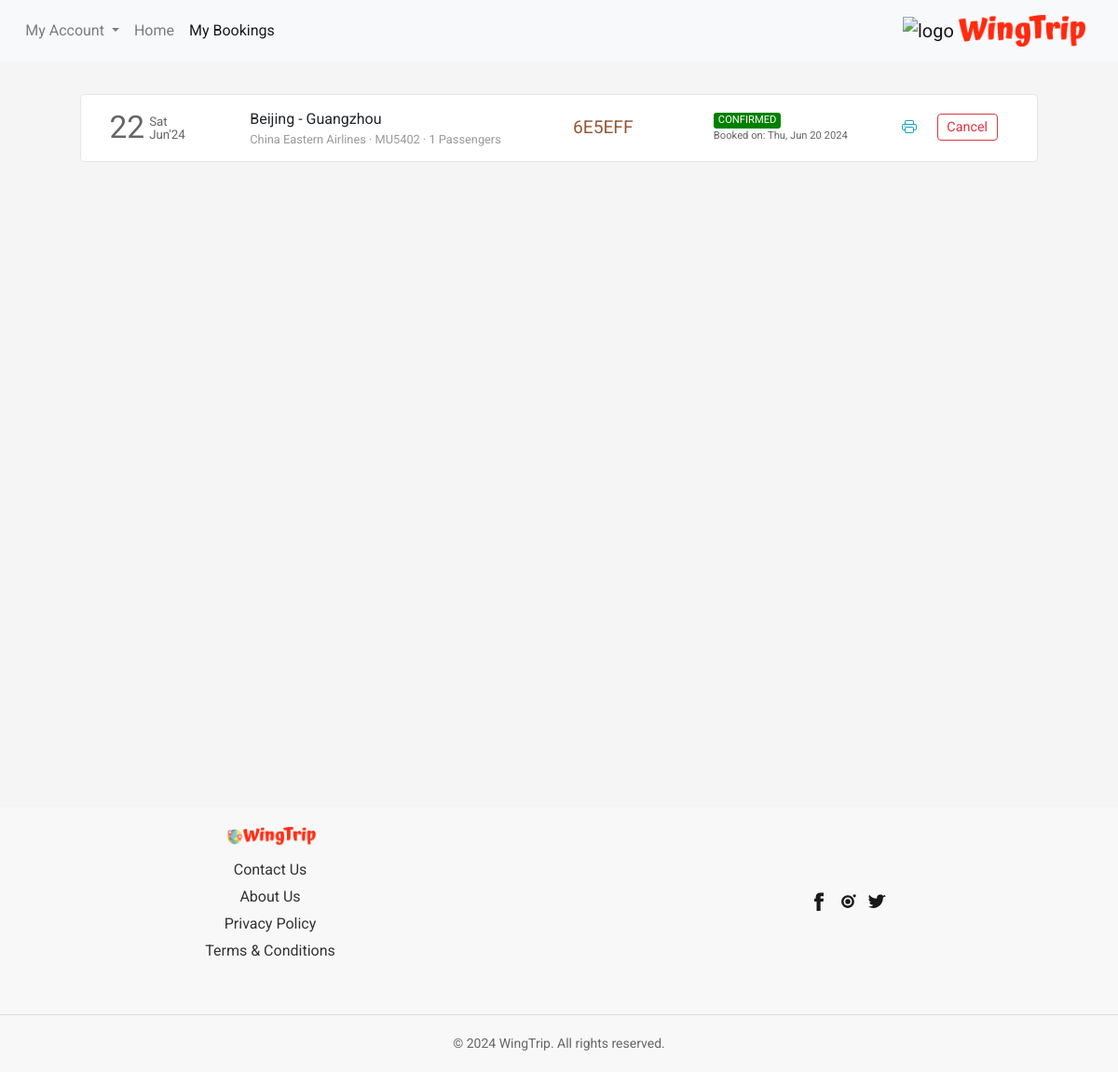
The app's page /flight/bookings (signed in) with its own data.
### flight/models.py (models this page shows, shortened)
class Ticket(models.Model):
    user = models.ForeignKey(User,on_delete=models.CASCADE,related_name="bookings", blank=True, null=True)
    ref_no = models.CharField(max_length=6, unique=True)
    passengers = models.ManyToManyField(Passenger, related_name="flight_tickets")
    flight = models.ForeignKey(Flight, on_delete=models.CASCADE, related_name="tickets", blank=True, null=True)
    flight_ddate = models.DateField(blank=True, null=True)
    flight_adate = models.DateField(blank=True, null=True)
    flight_fare = models.FloatField(blank=True,null=True)
    other_charges = models.FloatField(blank=True,null=True)
    coupon_used = models.CharField(max_length=15,blank=True)
    coupon_discount = models.FloatField(default=0.0)
    total_fare = models.FloatField(blank=True, null=True)
    seat_class = models.CharField(max_length=20, choices=SEAT_CLASS)
    booking_date = models.DateTimeField(default=datetime.now)
    mobile = models.CharField(max_length=20,blank=True)
    email = models.EmailField(max_length=45, blank=True)
    status = models.CharField(max_length=45, choices=TICKET_STATUS)

class Flight(models.Model):
    origin = models.ForeignKey(Place, on_delete=models.CASCADE, related_name="departures")
    destination = models.ForeignKey(Place, on_delete=models.CASCADE, related_name="arrivals")
    depart_time = models.TimeField(auto_now=False, auto_now_add=False)
    depart_day = models.ManyToManyField(Week, related_name="flights_of_the_day")
    duration = models.DurationField(null=True)
    arrival_time = models.TimeField(auto_now=False, auto_now_add=False)
    plane = models.CharField(max_length=24)
    airline = models.CharField(max_length=64)
    economy_fare = models.FloatField(null=True)
    business_fare = models.FloatField(null=True)
    first_fare = models.FloatField(null=True)

class Place(models.Model):
    city = models.CharField(max_length=64)
    airport = models.CharField(max_length=64)
    code = models.CharField(max_length=3)
    country = models.CharField(max_length=64)

### flight/views.py (the view)
# urls.py: path('flight/bookings', views.bookings, name="bookings"),
def bookings(request):
    if request.user.is_authenticated:
        tickets = Ticket.objects.filter(user=request.user).order_by('-booking_date')
        return render(request, 'flight/bookings.html', {
            'page': 'bookings',
            'tickets': tickets
        })
    else:
        return HttpResponseRedirect(reverse('login'))

### flight/templates/flight/bookings.html (shortened to what this page needs)
{% extends 'flight/layout.html' %}
{% load static %}
{% block head %}
    <link rel="stylesheet" href="{% static 'css/bookings_style.css' %}">
{% endblock head %}
{% block body %}
    <section class="section section1">
        <div class="container">
            {% if tickets %}
                {% for ticket in tickets %}
                    <div class="row each-booking-div" id="{{ticket.ref_no}}">
                        <div class="col-2" style="display: flex;">
                            <div style="display: flex; color: #666666; margin-top: auto;">
                                <div>
                                    <span style="font-size: 2.1em;">{{ticket.flight_ddate | date:"d"}}</span>
                                </div>
                                <div style="font-size: smaller; display: flex; margin: auto 0; padding-left: 5px; line-height: 1em;">
                                    <div style="margin: auto;">
                                        <div style="margin-bottom: 1px;">{{ticket.flight_ddate | date:"D"}}</div>
                                        <div style="margin-top: 1px;">{{ticket.flight_ddate | date:"M'y"}}</div>
                                    </div>
                                </div>
                            </div>
                        </div>
                        <div class="col-4 middle-div">
                            <div style="width:100%">
                                <div class="row places-div" style=" display: flex;">
                                    <div style="max-width: 45%;">{{ticket.flight.origin.city}}</div>
                                    <div>&nbsp;-&nbsp;</div>
                                    <div style="max-width: 45%;">{{ticket.flight.destination.city}}</div>
                                </div>
                                <div class="row places-div" style="font-size: .8em; color: #999999; ">
                                    <div style="max-width: 100%;">{{ticket.flight.airline}} &middot; {{ticket.flight.plane}} &middot; {{ticket.passengers.count}} Passengers</div>
                                </div>
                            </div>
                        </div>
                        <div class="col-2 middle-div">
                            <div style="font-size: 1.2em; color: #945937;">{{ticket.ref_no}}</div>
                        </div>
                        <div class="col-2 middle-div">
                            <div>
                                <div class="row status-div">
                                    {% if ticket.status == 'CONFIRMED' %}
                                        <div class="green">{{ticket.status}}</div>
                                    {% endif %}
                                </div>
                                <div class="row booking-date-div" style="font-size: .7em; color: #666;">
                                    {% if ticket.status == 'CONFIRMED' %}
                                        Booked on: {{ticket.booking_date | date:"D, M d Y"}}
                                    {% endif %}
                                </div>
                            </div>
                        </div>
                        <div class="col-2 last-div">
                            <div>
                                <div class="ticket-action-div">
                                    {% if ticket.status == 'CONFIRMED' %}
                                        <form action="{% url 'getticket' %}" method="get" target="_blank">
                                            <button type="submit" class="btn btn-outline-info btnp pbtn">
                                            </button>
                                        </form>
                                        <button class="btn btn-outline-danger btnp cbtn"  data-ref="{{ticket.ref_no}}" onclick="popup(this)">Cancel</button>
                                    {% endif %}
                                </div>
                            </div>
                        </div>
                    </div>
                {% endfor %}
            {% endif %}
        </div>
    </section>
{% endblock %}

### flight/static/css/layout_style.css (style rules this page uses)
body { margin: 0px; padding: 0px; font-family: "Rubik", sans-serif; font-weight: normal; font-style: normal; min-width: 250px; }
.section { background-size: cover; background-position: center; background-repeat: no-repeat; padding: 30px 50px; min-height: 100vh; }

### flight/static/css/bookings_style.css (style rules this page uses)
* { font-family: 'Roboto', sans-serif; }
body { background-color: #f5f5f5; word-wrap: break-word; }
.container { cursor: pointer; }
.each-booking-div { width: 96%; margin: 5px auto 8px auto; transition-duration: .4s; padding: 10px 15px; background-color: #fff; border: 1px solid #e6e6e6; border-radius: 5px; }
.btnp { padding: .15rem .6rem; font-size: .9em; margin-top: 3px; margin-bottom: 5px; }
.each-booking-div > div { display: flex; overflow: auto; }
.each-booking-div > div > div { margin-top: auto; margin-bottom: auto; width: 100%; }
.green, .red, .orange { border-radius: 3px; color: white; padding-left: 5px; padding-right: 5px; font-size: .7em; }
.green { background-color: green; }
.ticket-action-div { display: flex; justify-content: space-evenly; }
.pbtn, .rbtn { border: 0; }

### records on screen
Ticket: flight_ddate "22", flight_ddate "Sat", flight_ddate "Jun'24", flight.origin.city "Beijing", flight.destination.city "Guangzhou", flight.airline "China Eastern Airlines", flight.plane "MU5402", passengers.count "1", ref_no "6E5EFF", status "CONFIRMED", booking_date "Thu, Jun 20 2024"
